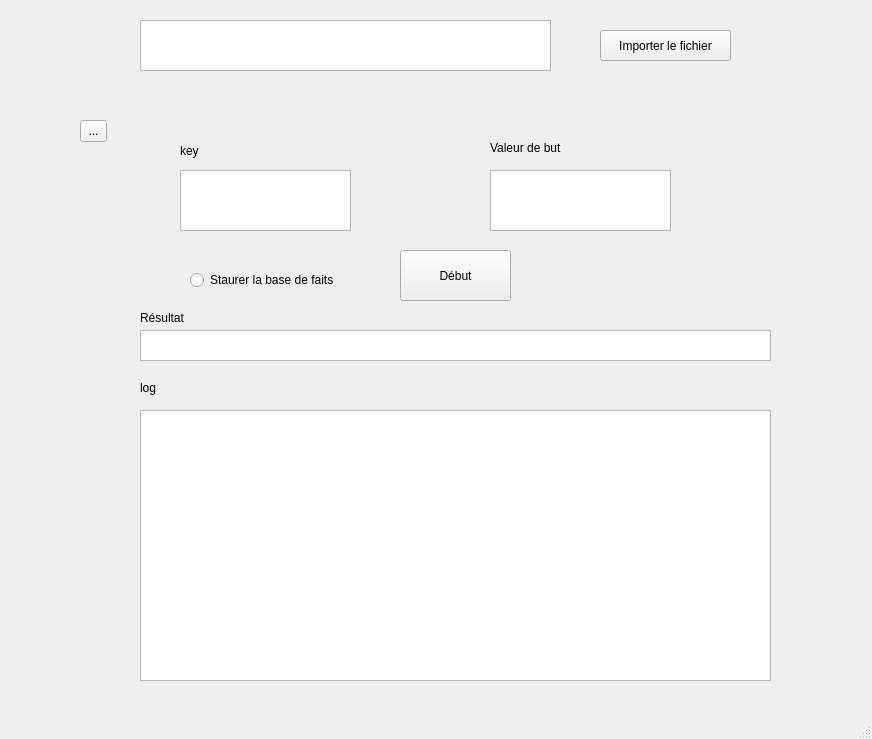
<?xml version="1.0" encoding="UTF-8"?>
<ui version="4.0">
 <class>MainWindow</class>
 <widget class="QMainWindow" name="MainWindow">
  <property name="geometry">
   <rect>
    <x>0</x>
    <y>0</y>
    <width>872</width>
    <height>739</height>
   </rect>
  </property>
  <property name="windowTitle">
   <string>MainWindow</string>
  </property>
  <widget class="QWidget" name="centralwidget">
   <widget class="QTextEdit" name="textEdit">
    <property name="geometry">
     <rect>
      <x>180</x>
      <y>170</y>
      <width>171</width>
      <height>61</height>
     </rect>
    </property>
   </widget>
   <widget class="QLabel" name="label">
    <property name="geometry">
     <rect>
      <x>180</x>
      <y>140</y>
      <width>71</width>
      <height>21</height>
     </rect>
    </property>
    <property name="text">
     <string>key</string>
    </property>
   </widget>
   <widget class="QTextEdit" name="textEdit_2">
    <property name="geometry">
     <rect>
      <x>490</x>
      <y>170</y>
      <width>181</width>
      <height>61</height>
     </rect>
    </property>
   </widget>
   <widget class="QLabel" name="label_2">
    <property name="geometry">
     <rect>
      <x>490</x>
      <y>140</y>
      <width>141</width>
      <height>16</height>
     </rect>
    </property>
    <property name="text">
     <string>Valeur de but</string>
    </property>
   </widget>
   <widget class="QPushButton" name="pushButton">
    <property name="geometry">
     <rect>
      <x>400</x>
      <y>250</y>
      <width>111</width>
      <height>51</height>
     </rect>
    </property>
    <property name="text">
     <string>Début</string>
    </property>
   </widget>
   <widget class="QTextEdit" name="textEdit_3">
    <property name="geometry">
     <rect>
      <x>140</x>
      <y>330</y>
      <width>631</width>
      <height>31</height>
     </rect>
    </property>
   </widget>
   <widget class="QLabel" name="label_3">
    <property name="geometry">
     <rect>
      <x>140</x>
      <y>310</y>
      <width>55</width>
      <height>16</height>
     </rect>
    </property>
    <property name="text">
     <string>Résultat</string>
    </property>
   </widget>
   <widget class="QTextEdit" name="textEdit_4">
    <property name="geometry">
     <rect>
      <x>140</x>
      <y>410</y>
      <width>631</width>
      <height>271</height>
     </rect>
    </property>
   </widget>
   <widget class="QLabel" name="label_4">
    <property name="geometry">
     <rect>
      <x>140</x>
      <y>380</y>
      <width>55</width>
      <height>16</height>
     </rect>
    </property>
    <property name="text">
     <string>log</string>
    </property>
   </widget>
   <widget class="QRadioButton" name="radioButton">
    <property name="geometry">
     <rect>
      <x>190</x>
      <y>270</y>
      <width>181</width>
      <height>20</height>
     </rect>
    </property>
    <property name="text">
     <string>Staurer la base de faits</string>
    </property>
   </widget>
   <widget class="QPushButton" name="pushButton_2">
    <property name="geometry">
     <rect>
      <x>600</x>
      <y>30</y>
      <width>131</width>
      <height>31</height>
     </rect>
    </property>
    <property name="text">
     <string>Importer le fichier</string>
    </property>
   </widget>
   <widget class="QTextEdit" name="textEdit_5">
    <property name="geometry">
     <rect>
      <x>140</x>
      <y>20</y>
      <width>411</width>
      <height>51</height>
     </rect>
    </property>
   </widget>
   <widget class="QToolButton" name="toolButton">
    <property name="geometry">
     <rect>
      <x>80</x>
      <y>120</y>
      <width>27</width>
      <height>22</height>
     </rect>
    </property>
    <property name="text">
     <string>...</string>
    </property>
   </widget>
  </widget>
  <widget class="QMenuBar" name="menubar">
   <property name="geometry">
    <rect>
     <x>0</x>
     <y>0</y>
     <width>872</width>
     <height>26</height>
    </rect>
   </property>
  </widget>
  <widget class="QStatusBar" name="statusbar"/>
 </widget>
 <resources/>
 <connections/>
</ui>
